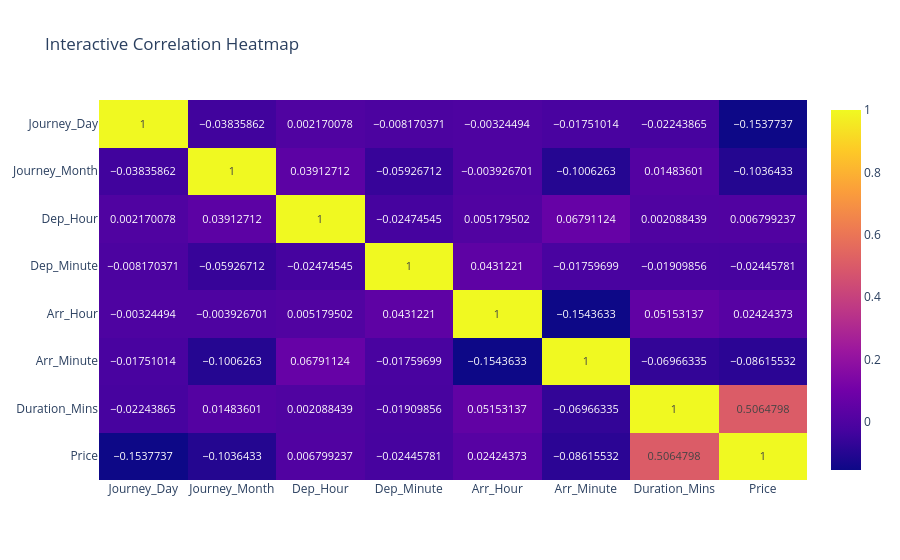

Notebook code for this chart:
### Code cell
corr = df.select_dtypes(include='number').corr()

# Drop Journey_Year if it's all NaN in the correlation
corr = corr.dropna(axis=0, how='all').dropna(axis=1, how='all')

fig = px.imshow(
    corr,
    text_auto=True,
    aspect='auto',
    title='Interactive Correlation Heatmap'
)
fig.show()

### Figure 1 — Plotly figure (JSON) as saved in the notebook; plotly's stock layout.template omitted (floating-point values rounded to 4 significant figures)
{"data": [{"coloraxis": "coloraxis", "hovertemplate": "x: %{x}<br>y: %{y}<br>color: %{z}<extra></extra>", "name": "0", "texttemplate": "%{z}", "type": "heatmap", "x": ["Journey_Day", "Journey_Month", "Dep_Hour", "Dep_Minute", "Arr_Hour", "Arr_Minute", "Duration_Mins", "Price"], "xaxis": "x", "y": ["Journey_Day", "Journey_Month", "Dep_Hour", "Dep_Minute", "Arr_Hour", "Arr_Minute", "Duration_Mins", "Price"], "yaxis": "y", "z": [[1.0, -0.03836, 0.00217, -0.00817, -0.003245, -0.01751, -0.02244, -0.1538], [-0.03836, 1.0, 0.03913, -0.05927, -0.003927, -0.1006, 0.01484, -0.1036], [0.00217, 0.03913, 1.0, -0.02475, 0.00518, 0.06791, 0.002088, 0.006799], [-0.00817, -0.05927, -0.02475, 1.0, 0.04312, -0.0176, -0.0191, -0.02446], [-0.003245, -0.003927, 0.00518, 0.04312, 1.0, -0.1544, 0.05153, 0.02424], [-0.01751, -0.1006, 0.06791, -0.0176, -0.1544, 1.0, -0.06966, -0.08616], [-0.02244, 0.01484, 0.002088, -0.0191, 0.05153, -0.06966, 1.0, 0.5065], [-0.1538, -0.1036, 0.006799, -0.02446, 0.02424, -0.08616, 0.5065, 1.0]]}], "layout": {"coloraxis": {"colorscale": [[0, "#0d0887"], [0.1111, "#46039f"], [0.2222, "#7201a8"], [0.3333, "#9c179e"], [0.4444, "#bd3786"], [0.5556, "#d8576b"], [0.6667, "#ed7953"], [0.7778, "#fb9f3a"], [0.8889, "#fdca26"], [1, "#f0f921"]]}, "title": {"text": "Interactive Correlation Heatmap"}, "xaxis": {"anchor": "y", "domain": [0, 1]}, "yaxis": {"anchor": "x", "autorange": "reversed", "domain": [0, 1]}}}
